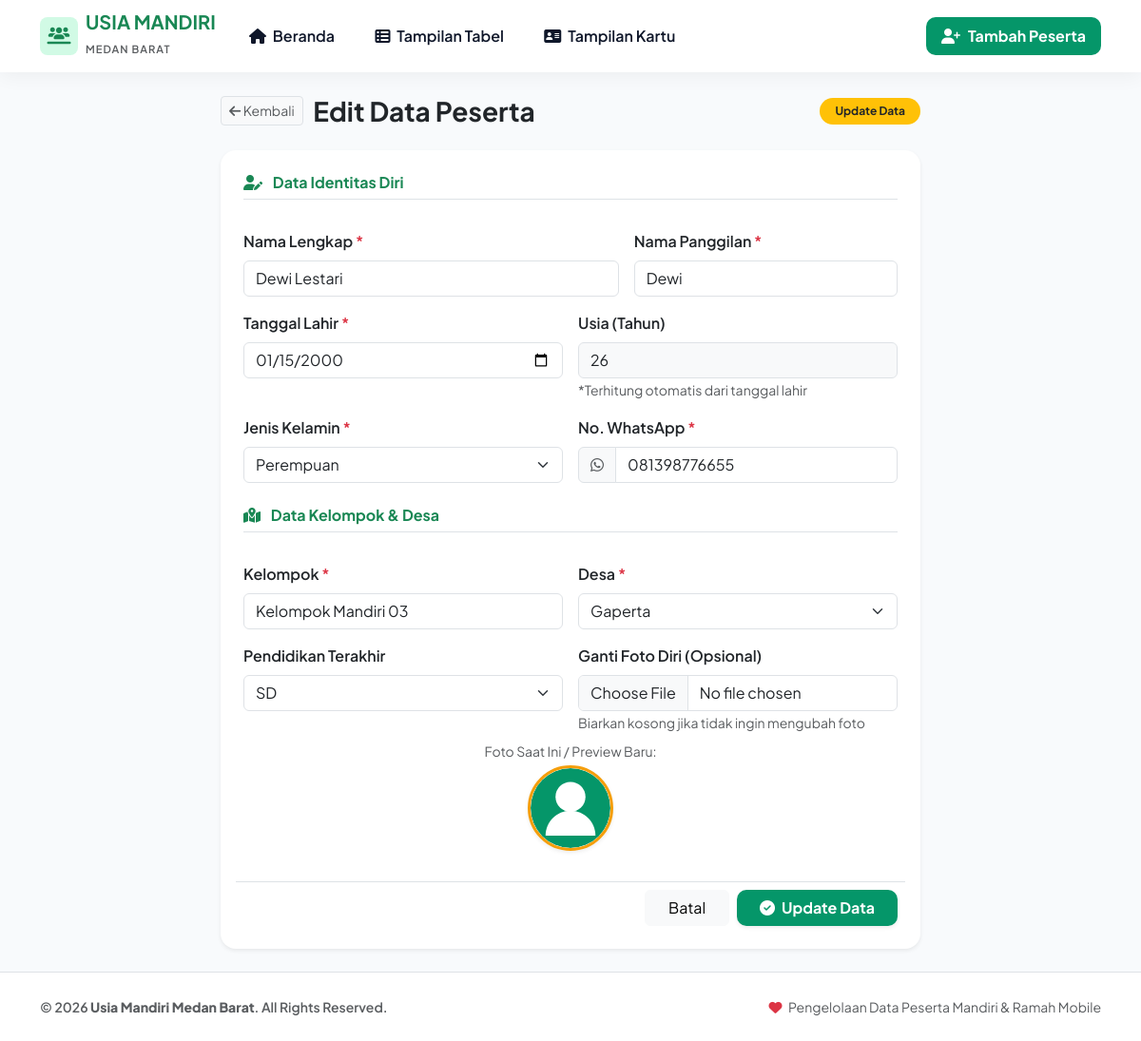
Page /form_edit.php?id=4 on the committed database.
### tables this page shows
CREATE TABLE `tb_peserta` (
  `id` INT(11) NOT NULL AUTO_INCREMENT,
  `nama_lengkap` VARCHAR(100) NOT NULL,
  `nama_panggilan` VARCHAR(50) NOT NULL,
  `tanggal_lahir` DATE NOT NULL,
  `usia` INT(3) NOT NULL,
  `no_wa` VARCHAR(20) NOT NULL,
  `kelompok` VARCHAR(50) NOT NULL,
  `desa` VARCHAR(50) NOT NULL,
  `jenis_kelamin` ENUM('Laki-laki','Perempuan') NOT NULL,
  `pendidikan_terakhir` VARCHAR(50) DEFAULT 'SMA/K',
  `foto` VARCHAR(255) DEFAULT 'default-avatar.png',
  `created_at` TIMESTAMP DEFAULT CURRENT_TIMESTAMP,
  PRIMARY KEY (`id`)
);

### form_edit.php (the view, shortened to what this page needs)
<?php
require_once __DIR__ . '/includes/header.php';
require_once __DIR__ . '/includes/navbar.php';
$id = isset($_GET['id']) ? (int)$_GET['id'] : 0;
$peserta = null;
if (isset($pdo) && $id > 0) {
    try {
        $stmt = $pdo->prepare("SELECT * FROM tb_peserta WHERE id = :id");
        $stmt->execute([':id' => $id]);
        $peserta = $stmt->fetch();
    } catch (PDOException $e) {
        $db_error = $e->getMessage();
    }
}
$foto_path = (!empty($peserta['foto']) && file_exists(__DIR__ . '/uploads/peserta/' . $peserta['foto']))
    ? 'uploads/peserta/' . $peserta['foto']
    : 'assets/images/default-avatar.svg';
?>
<div class="container my-4">
    <div class="row justify-content-center">
        <div class="col-lg-8">
            <div class="d-flex align-items-center justify-content-between mb-4">
                <div>
                    <a href="javascript:history.back()" class="btn btn-sm btn-light border me-2 text-muted">
                        <i class="fas fa-arrow-left"></i> Kembali
                    </a>
                    <h3 class="fw-bold text-dark d-inline align-middle">Edit Data Peserta</h3>
                </div>
                <span class="badge bg-warning text-dark px-3 py-2 rounded-pill fw-bold">Update Data</span>
            </div>
            <div class="card border-0 shadow-sm rounded-4">
                <div class="card-body p-4">
                    <form action="proses_edit.php" method="POST" enctype="multipart/form-data">
                        <div class="row g-3">
                            <div class="col-12">
                                <h6 class="fw-bold text-success border-bottom pb-2 mb-3">
                                    <i class="fas fa-user-edit me-2"></i> Data Identitas Diri
                                </h6>
                            </div>
                            <div class="col-md-7">
                                <label class="form-label fw-semibold text-dark">Nama Lengkap <span class="text-danger">*</span></label>
                                <input type="text" name="nama_lengkap" class="form-control" value="<?= htmlspecialchars($peserta['nama_lengkap']) ?>" required>
                            </div>
                            <div class="col-md-5">
                                <label class="form-label fw-semibold text-dark">Nama Panggilan <span class="text-danger">*</span></label>
                                <input type="text" name="nama_panggilan" class="form-control" value="<?= htmlspecialchars($peserta['nama_panggilan']) ?>" required>
                            </div>
                            <div class="col-md-6">
                                <label class="form-label fw-semibold text-dark">Tanggal Lahir <span class="text-danger">*</span></label>
                                <input type="date" name="tanggal_lahir" id="input_tanggal_lahir" class="form-control" value="<?= htmlspecialchars($peserta['tanggal_lahir']) ?>" required>
                            </div>
                            <div class="col-md-6">
                                <label class="form-label fw-semibold text-dark">Usia (Tahun)</label>
                                <input type="number" name="usia" id="input_usia" class="form-control bg-light" value="<?= (int)$peserta['usia'] ?>" readonly>
                                <small class="text-muted fs-8">*Terhitung otomatis dari tanggal lahir</small>
                            </div>
                            <div class="col-md-6">
                                <label class="form-label fw-semibold text-dark">Jenis Kelamin <span class="text-danger">*</span></label>
                                <select name="jenis_kelamin" class="form-select" required>
                                    <option value="Perempuan" <?= $peserta['jenis_kelamin'] === 'Perempuan' ? 'selected' : '' ?>>Perempuan</option>
                                </select>
                            </div>
                            <div class="col-md-6">
                                <label class="form-label fw-semibold text-dark">No. WhatsApp <span class="text-danger">*</span></label>
                                <div class="input-group">
                                    <span class="input-group-text bg-light text-muted"><i class="fab fa-whatsapp"></i></span>
                                    <input type="text" name="no_wa" class="form-control" value="<?= htmlspecialchars($peserta['no_wa']) ?>" required>
                                </div>
                            </div>
                            <div class="col-12 mt-4">
                                <h6 class="fw-bold text-success border-bottom pb-2 mb-3">
                                    <i class="fas fa-map-location-dot me-2"></i> Data Kelompok & Desa
                                </h6>
                            </div>
                            <div class="col-md-6">
                                <label class="form-label fw-semibold text-dark">Kelompok <span class="text-danger">*</span></label>
                                <input type="text" name="kelompok" class="form-control" value="<?= htmlspecialchars($peserta['kelompok']) ?>" required>
                            </div>
                            <div class="col-md-6">
                                <label class="form-label fw-semibold text-dark">Desa <span class="text-danger">*</span></label>
                                <select name="desa" class="form-select" required>
                                    <?php
                                    $kelurahan_list = [
                                        'Gaperta', 'Medan Baru', 'Kampung Baru',
                                        'Sunggal', 'Binjai Barat', 'Binjai Utara', 'Glugur', 'Medan Deli'
                                    ];
                                    foreach ($kelurahan_list as $kel):
                                    ?>
                                        <option value="<?= $kel ?>" <?= $peserta['desa'] === $kel ? 'selected' : '' ?>><?= $kel ?></option>
                                    <?php endforeach; ?>
                                </select>
                            </div>
                            <div class="col-md-6">
                                <label class="form-label fw-semibold text-dark">Pendidikan Terakhir</label>
                                <select name="pendidikan_terakhir" class="form-select">
                                    <?php
                                    $pendidikan_list = ['SD', 'SMP', 'SMA/K', 'D3', 'S1', 'S2/S3'];
                                    foreach ($pendidikan_list as $pdk):
                                    ?>
                                        <option value="<?= $pdk ?>" <?= $peserta['pendidikan_terakhir'] === $pdk ? 'selected' : '' ?>><?= $pdk ?></option>
                                    <?php endforeach; ?>
                                </select>
                            </div>
                            <div class="col-md-6">
                                <label class="form-label fw-semibold text-dark">Ganti Foto Diri (Opsional)</label>
                                <input type="file" name="foto" id="input_foto" class="form-control" accept="image/png, image/jpeg, image/jpg, image/webp">
                                <small class="text-muted fs-8">Biarkan kosong jika tidak ingin mengubah foto</small>
                            </div>
                            <div class="col-12 text-center my-2">
                                <small class="text-muted d-block mb-1">Foto Saat Ini / Preview Baru:</small>
                                <img id="preview_foto" src="<?= $foto_path ?>" alt="Preview Foto" class="rounded-circle shadow-sm" style="width: 90px; height: 90px; object-fit: cover; border: 3px solid var(--accent-yellow);">
                            </div>
                            <div class="col-12 mt-4 pt-2 border-top d-flex justify-content-end gap-2">
                                <a href="index.php" class="btn btn-light px-4">Batal</a>
                                <button type="submit" name="btn_update" class="btn btn-primary-green px-4 shadow-sm">
                                    <i class="fas fa-check-circle me-1"></i> Update Data
                                </button>
                            </div>
                        </div>
                    </form>
                </div>
            </div>
        </div>
    </div>
</div>
<?php require_once __DIR__ . '/includes/footer.php'; ?>

### assets/css/style.css (style rules this page uses)
:root { --primary-green: #059669; --primary-green-hover: #047857; --light-green: #d1fae5; --accent-yellow: #f59e0b; --accent-yellow-light: #fef3c7; --accent-yellow-hover: #d97706; --dark-text: #0f172a; --muted-text: #64748b; --bg-body: #f8fafc; --card-bg: #ffffff; --card-shadow: 0 10px 25px -5px rgba(5, 150, 105, 0.08), 0 8px 10px -6px rgba(0, 0, 0, 0.04); --hover-shadow: 0 20px 25px -5px rgba(5, 150, 105, 0.15), 0 10px 10px -5px rgba(0, 0, 0, 0.04); --border-radius-xl: 1.25rem; --border-radius-lg: 1rem; }
body { font-family: 'Plus Jakarta Sans', -apple-system, BlinkMacSystemFont, "Segoe UI", Roboto, sans-serif; background-color: var(--bg-body); color: var(--dark-text); min-height: 100vh; display: flex; flex-direction: column; }
.btn-primary-green { background-color: var(--primary-green); color: #ffffff; font-weight: 700; border: none; border-radius: 10px; transition: all 0.2s ease; }

### rows in the picture
tb_peserta: nama_lengkap "Dewi Lestari", nama_panggilan "Dewi", tanggal_lahir "01/15/2000", usia "26", jenis_kelamin "Perempuan", no_wa "081398776655", kelompok "Kelompok Mandiri 03"

### other values in the picture
form field desa "Gaperta"
form field pendidikan_terakhir "SD"
